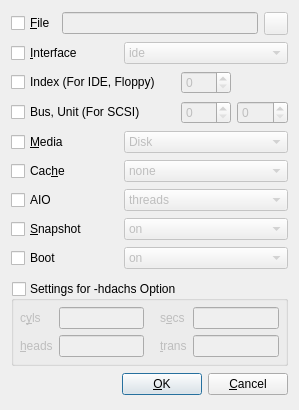
<?xml version="1.0" encoding="UTF-8"?>
<ui version="4.0">
 <author>Andrey Rijov</author>
 <class>Add_New_Device_Window</class>
 <widget class="QDialog" name="Add_New_Device_Window">
  <property name="geometry">
   <rect>
    <x>0</x>
    <y>0</y>
    <width>299</width>
    <height>410</height>
   </rect>
  </property>
  <property name="windowTitle">
   <string>New Storage Device</string>
  </property>
  <property name="windowIcon">
   <iconset resource="images.qrc">
    <normaloff>:/blockdevice.png</normaloff>:/blockdevice.png</iconset>
  </property>
  <layout class="QGridLayout" name="gridLayout">
   <item row="0" column="0" colspan="5">
    <layout class="QHBoxLayout" name="horizontalLayout">
     <property name="sizeConstraint">
      <enum>QLayout::SetMaximumSize</enum>
     </property>
     <item>
      <widget class="QCheckBox" name="CH_File">
       <property name="text">
        <string>&amp;File</string>
       </property>
      </widget>
     </item>
     <item>
      <widget class="QLineEdit" name="Edit_File_Path">
       <property name="enabled">
        <bool>false</bool>
       </property>
      </widget>
     </item>
     <item>
      <widget class="QToolButton" name="TB_File_Path_Browse">
       <property name="enabled">
        <bool>false</bool>
       </property>
       <property name="text">
        <string/>
       </property>
       <property name="icon">
        <iconset resource="images.qrc">
         <normaloff>:/open-file.png</normaloff>:/open-file.png</iconset>
       </property>
      </widget>
     </item>
    </layout>
   </item>
   <item row="1" column="0" colspan="2">
    <widget class="QCheckBox" name="CH_Interface">
     <property name="text">
      <string>&amp;Interface</string>
     </property>
    </widget>
   </item>
   <item row="1" column="2" colspan="3">
    <widget class="QComboBox" name="CB_Interface">
     <property name="enabled">
      <bool>false</bool>
     </property>
     <item>
      <property name="text">
       <string>ide</string>
      </property>
     </item>
     <item>
      <property name="text">
       <string>scsi</string>
      </property>
     </item>
     <item>
      <property name="text">
       <string>sd</string>
      </property>
     </item>
     <item>
      <property name="text">
       <string>mtd</string>
      </property>
     </item>
     <item>
      <property name="text">
       <string>floppy</string>
      </property>
     </item>
     <item>
      <property name="text">
       <string>pflash</string>
      </property>
     </item>
     <item>
      <property name="text">
       <string>virtio</string>
      </property>
     </item>
    </widget>
   </item>
   <item row="2" column="0" colspan="3">
    <widget class="QCheckBox" name="CH_Index">
     <property name="text">
      <string>Index (For IDE, Floppy)</string>
     </property>
    </widget>
   </item>
   <item row="2" column="3">
    <widget class="QSpinBox" name="SB_Index">
     <property name="enabled">
      <bool>false</bool>
     </property>
    </widget>
   </item>
   <item row="3" column="0" colspan="3">
    <widget class="QCheckBox" name="CH_Bus_Unit">
     <property name="text">
      <string>Bus, Unit (For SCSI)</string>
     </property>
    </widget>
   </item>
   <item row="3" column="3">
    <widget class="QSpinBox" name="SB_Bus">
     <property name="enabled">
      <bool>false</bool>
     </property>
    </widget>
   </item>
   <item row="3" column="4">
    <widget class="QSpinBox" name="SB_Unit">
     <property name="enabled">
      <bool>false</bool>
     </property>
    </widget>
   </item>
   <item row="4" column="0" colspan="2">
    <widget class="QCheckBox" name="CH_Media">
     <property name="text">
      <string>&amp;Media</string>
     </property>
    </widget>
   </item>
   <item row="4" column="2" colspan="3">
    <widget class="QComboBox" name="CB_Media">
     <property name="enabled">
      <bool>false</bool>
     </property>
     <item>
      <property name="text">
       <string>Disk</string>
      </property>
     </item>
     <item>
      <property name="text">
       <string>CD-ROM</string>
      </property>
     </item>
    </widget>
   </item>
   <item row="5" column="0" colspan="2">
    <widget class="QCheckBox" name="CH_Cache">
     <property name="text">
      <string>Cac&amp;he</string>
     </property>
    </widget>
   </item>
   <item row="5" column="2" colspan="3">
    <widget class="QComboBox" name="CB_Cache">
     <property name="enabled">
      <bool>false</bool>
     </property>
     <item>
      <property name="text">
       <string>none</string>
      </property>
     </item>
     <item>
      <property name="text">
       <string>writeback</string>
      </property>
     </item>
     <item>
      <property name="text">
       <string>writethrough</string>
      </property>
     </item>
    </widget>
   </item>
   <item row="6" column="0">
    <widget class="QCheckBox" name="CH_AIO">
     <property name="text">
      <string>AIO</string>
     </property>
    </widget>
   </item>
   <item row="6" column="2" colspan="3">
    <widget class="QComboBox" name="CB_AIO">
     <property name="enabled">
      <bool>false</bool>
     </property>
     <item>
      <property name="text">
       <string>threads</string>
      </property>
     </item>
     <item>
      <property name="text">
       <string>native</string>
      </property>
     </item>
    </widget>
   </item>
   <item row="7" column="0" colspan="2">
    <widget class="QCheckBox" name="CH_Snapshot">
     <property name="text">
      <string>&amp;Snapshot</string>
     </property>
    </widget>
   </item>
   <item row="7" column="2" colspan="3">
    <widget class="QComboBox" name="CB_Snapshot">
     <property name="enabled">
      <bool>false</bool>
     </property>
     <item>
      <property name="text">
       <string>on</string>
      </property>
     </item>
     <item>
      <property name="text">
       <string>off</string>
      </property>
     </item>
    </widget>
   </item>
   <item row="8" column="0" colspan="2">
    <widget class="QCheckBox" name="CH_Boot">
     <property name="text">
      <string>Boot</string>
     </property>
    </widget>
   </item>
   <item row="8" column="2" colspan="3">
    <widget class="QComboBox" name="CB_Boot">
     <property name="enabled">
      <bool>false</bool>
     </property>
     <item>
      <property name="text">
       <string>on</string>
      </property>
     </item>
     <item>
      <property name="text">
       <string>off</string>
      </property>
     </item>
    </widget>
   </item>
   <item row="9" column="1" colspan="4">
    <spacer name="verticalSpacer">
     <property name="orientation">
      <enum>Qt::Vertical</enum>
     </property>
     <property name="sizeType">
      <enum>QSizePolicy::Fixed</enum>
     </property>
     <property name="sizeHint" stdset="0">
      <size>
       <width>200</width>
       <height>5</height>
      </size>
     </property>
    </spacer>
   </item>
   <item row="10" column="0" colspan="5">
    <widget class="QGroupBox" name="GB_hdachs_Settings">
     <property name="title">
      <string>Settings for -hdachs Option</string>
     </property>
     <property name="checkable">
      <bool>true</bool>
     </property>
     <property name="checked">
      <bool>false</bool>
     </property>
     <layout class="QGridLayout">
      <property name="sizeConstraint">
       <enum>QLayout::SetMaximumSize</enum>
      </property>
      <property name="margin">
       <number>6</number>
      </property>
      <property name="spacing">
       <number>6</number>
      </property>
      <item row="0" column="1">
       <spacer>
        <property name="orientation">
         <enum>Qt::Horizontal</enum>
        </property>
        <property name="sizeType">
         <enum>QSizePolicy::Fixed</enum>
        </property>
        <property name="sizeHint" stdset="0">
         <size>
          <width>10</width>
          <height>20</height>
         </size>
        </property>
       </spacer>
      </item>
      <item row="0" column="2">
       <layout class="QGridLayout">
        <property name="margin">
         <number>0</number>
        </property>
        <property name="spacing">
         <number>6</number>
        </property>
        <item row="1" column="1">
         <widget class="QLineEdit" name="Edit_Trans"/>
        </item>
        <item row="0" column="1">
         <widget class="QLineEdit" name="Edit_Secs"/>
        </item>
        <item row="0" column="0">
         <widget class="QLabel" name="Label_Secs">
          <property name="text">
           <string>s&amp;ecs</string>
          </property>
          <property name="buddy">
           <cstring>Edit_Secs</cstring>
          </property>
         </widget>
        </item>
        <item row="1" column="0">
         <widget class="QLabel" name="Label_Trans">
          <property name="text">
           <string>&amp;trans</string>
          </property>
          <property name="buddy">
           <cstring>Edit_Trans</cstring>
          </property>
         </widget>
        </item>
       </layout>
      </item>
      <item row="0" column="0">
       <layout class="QGridLayout">
        <property name="margin">
         <number>0</number>
        </property>
        <property name="spacing">
         <number>6</number>
        </property>
        <item row="0" column="0">
         <widget class="QLabel" name="Label_Cyls">
          <property name="text">
           <string>c&amp;yls</string>
          </property>
          <property name="buddy">
           <cstring>Edit_Cyls</cstring>
          </property>
         </widget>
        </item>
        <item row="0" column="1">
         <widget class="QLineEdit" name="Edit_Cyls"/>
        </item>
        <item row="1" column="0">
         <widget class="QLabel" name="Label_Heads">
          <property name="text">
           <string>&amp;heads</string>
          </property>
          <property name="buddy">
           <cstring>Edit_Heads</cstring>
          </property>
         </widget>
        </item>
        <item row="1" column="1">
         <widget class="QLineEdit" name="Edit_Heads"/>
        </item>
       </layout>
      </item>
     </layout>
    </widget>
   </item>
   <item row="11" column="0" colspan="5">
    <layout class="QHBoxLayout" name="horizontalLayout_2">
     <property name="sizeConstraint">
      <enum>QLayout::SetMaximumSize</enum>
     </property>
     <item>
      <spacer>
       <property name="orientation">
        <enum>Qt::Horizontal</enum>
       </property>
       <property name="sizeHint" stdset="0">
        <size>
         <width>120</width>
         <height>20</height>
        </size>
       </property>
      </spacer>
     </item>
     <item>
      <widget class="QPushButton" name="Button_OK">
       <property name="text">
        <string>&amp;OK</string>
       </property>
       <property name="icon">
        <iconset resource="images.qrc">
         <normaloff>:/apply.png</normaloff>:/apply.png</iconset>
       </property>
      </widget>
     </item>
     <item>
      <widget class="QPushButton" name="Button_Cancel">
       <property name="text">
        <string>&amp;Cancel</string>
       </property>
       <property name="icon">
        <iconset resource="images.qrc">
         <normaloff>:/cancel.png</normaloff>:/cancel.png</iconset>
       </property>
      </widget>
     </item>
    </layout>
   </item>
  </layout>
 </widget>
 <tabstops>
  <tabstop>CH_File</tabstop>
  <tabstop>Edit_File_Path</tabstop>
  <tabstop>TB_File_Path_Browse</tabstop>
  <tabstop>CH_Interface</tabstop>
  <tabstop>CB_Interface</tabstop>
  <tabstop>CH_Index</tabstop>
  <tabstop>SB_Index</tabstop>
  <tabstop>CH_Bus_Unit</tabstop>
  <tabstop>SB_Bus</tabstop>
  <tabstop>SB_Unit</tabstop>
  <tabstop>CH_Media</tabstop>
  <tabstop>CB_Media</tabstop>
  <tabstop>CH_Cache</tabstop>
  <tabstop>CB_Cache</tabstop>
  <tabstop>CH_AIO</tabstop>
  <tabstop>CB_AIO</tabstop>
  <tabstop>CH_Snapshot</tabstop>
  <tabstop>CB_Snapshot</tabstop>
  <tabstop>CH_Boot</tabstop>
  <tabstop>CB_Boot</tabstop>
  <tabstop>GB_hdachs_Settings</tabstop>
  <tabstop>Edit_Cyls</tabstop>
  <tabstop>Edit_Secs</tabstop>
  <tabstop>Edit_Heads</tabstop>
  <tabstop>Edit_Trans</tabstop>
  <tabstop>Button_OK</tabstop>
  <tabstop>Button_Cancel</tabstop>
 </tabstops>
 <resources>
  <include location="images.qrc"/>
 </resources>
 <connections>
  <connection>
   <sender>Button_Cancel</sender>
   <signal>clicked()</signal>
   <receiver>Add_New_Device_Window</receiver>
   <slot>reject()</slot>
   <hints>
    <hint type="sourcelabel">
     <x>304</x>
     <y>401</y>
    </hint>
    <hint type="destinationlabel">
     <x>314</x>
     <y>331</y>
    </hint>
   </hints>
  </connection>
  <connection>
   <sender>CH_Interface</sender>
   <signal>toggled(bool)</signal>
   <receiver>CB_Interface</receiver>
   <slot>setEnabled(bool)</slot>
   <hints>
    <hint type="sourcelabel">
     <x>67</x>
     <y>59</y>
    </hint>
    <hint type="destinationlabel">
     <x>168</x>
     <y>52</y>
    </hint>
   </hints>
  </connection>
  <connection>
   <sender>CH_Media</sender>
   <signal>toggled(bool)</signal>
   <receiver>CB_Media</receiver>
   <slot>setEnabled(bool)</slot>
   <hints>
    <hint type="sourcelabel">
     <x>63</x>
     <y>147</y>
    </hint>
    <hint type="destinationlabel">
     <x>177</x>
     <y>149</y>
    </hint>
   </hints>
  </connection>
  <connection>
   <sender>CH_File</sender>
   <signal>toggled(bool)</signal>
   <receiver>Edit_File_Path</receiver>
   <slot>setEnabled(bool)</slot>
   <hints>
    <hint type="sourcelabel">
     <x>44</x>
     <y>30</y>
    </hint>
    <hint type="destinationlabel">
     <x>199</x>
     <y>30</y>
    </hint>
   </hints>
  </connection>
  <connection>
   <sender>CH_File</sender>
   <signal>toggled(bool)</signal>
   <receiver>TB_File_Path_Browse</receiver>
   <slot>setEnabled(bool)</slot>
   <hints>
    <hint type="sourcelabel">
     <x>47</x>
     <y>30</y>
    </hint>
    <hint type="destinationlabel">
     <x>303</x>
     <y>34</y>
    </hint>
   </hints>
  </connection>
  <connection>
   <sender>CH_Index</sender>
   <signal>toggled(bool)</signal>
   <receiver>SB_Index</receiver>
   <slot>setEnabled(bool)</slot>
   <hints>
    <hint type="sourcelabel">
     <x>106</x>
     <y>80</y>
    </hint>
    <hint type="destinationlabel">
     <x>222</x>
     <y>92</y>
    </hint>
   </hints>
  </connection>
  <connection>
   <sender>CH_Bus_Unit</sender>
   <signal>toggled(bool)</signal>
   <receiver>SB_Bus</receiver>
   <slot>setEnabled(bool)</slot>
   <hints>
    <hint type="sourcelabel">
     <x>104</x>
     <y>114</y>
    </hint>
    <hint type="destinationlabel">
     <x>212</x>
     <y>110</y>
    </hint>
   </hints>
  </connection>
  <connection>
   <sender>CH_Bus_Unit</sender>
   <signal>toggled(bool)</signal>
   <receiver>SB_Unit</receiver>
   <slot>setEnabled(bool)</slot>
   <hints>
    <hint type="sourcelabel">
     <x>63</x>
     <y>118</y>
    </hint>
    <hint type="destinationlabel">
     <x>293</x>
     <y>119</y>
    </hint>
   </hints>
  </connection>
  <connection>
   <sender>CH_Cache</sender>
   <signal>toggled(bool)</signal>
   <receiver>CB_Cache</receiver>
   <slot>setEnabled(bool)</slot>
   <hints>
    <hint type="sourcelabel">
     <x>51</x>
     <y>172</y>
    </hint>
    <hint type="destinationlabel">
     <x>142</x>
     <y>167</y>
    </hint>
   </hints>
  </connection>
  <connection>
   <sender>CH_AIO</sender>
   <signal>toggled(bool)</signal>
   <receiver>CB_AIO</receiver>
   <slot>setEnabled(bool)</slot>
   <hints>
    <hint type="sourcelabel">
     <x>33</x>
     <y>200</y>
    </hint>
    <hint type="destinationlabel">
     <x>120</x>
     <y>196</y>
    </hint>
   </hints>
  </connection>
  <connection>
   <sender>CH_Snapshot</sender>
   <signal>toggled(bool)</signal>
   <receiver>CB_Snapshot</receiver>
   <slot>setEnabled(bool)</slot>
   <hints>
    <hint type="sourcelabel">
     <x>65</x>
     <y>226</y>
    </hint>
    <hint type="destinationlabel">
     <x>127</x>
     <y>228</y>
    </hint>
   </hints>
  </connection>
  <connection>
   <sender>CH_Boot</sender>
   <signal>toggled(bool)</signal>
   <receiver>CB_Boot</receiver>
   <slot>setEnabled(bool)</slot>
   <hints>
    <hint type="sourcelabel">
     <x>51</x>
     <y>261</y>
    </hint>
    <hint type="destinationlabel">
     <x>167</x>
     <y>257</y>
    </hint>
   </hints>
  </connection>
 </connections>
</ui>
